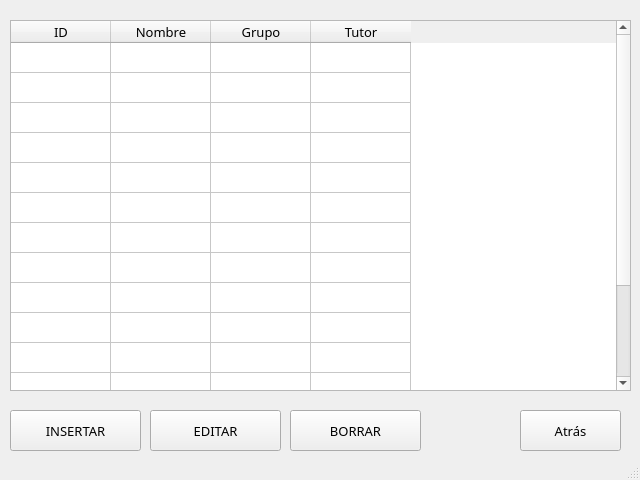
<?xml version="1.0" encoding="UTF-8"?>
<ui version="4.0">
 <class>AdministrarMaterias</class>
 <widget class="QMainWindow" name="AdministrarMaterias">
  <property name="geometry">
   <rect>
    <x>0</x>
    <y>0</y>
    <width>640</width>
    <height>480</height>
   </rect>
  </property>
  <property name="windowTitle">
   <string>Administración de Materias</string>
  </property>
  <widget class="QWidget" name="centralwidget">
   <widget class="QTableWidget" name="bdMat">
    <property name="geometry">
     <rect>
      <x>10</x>
      <y>20</y>
      <width>621</width>
      <height>371</height>
     </rect>
    </property>
    <property name="rowCount">
     <number>15</number>
    </property>
    <attribute name="verticalHeaderVisible">
     <bool>false</bool>
    </attribute>
    <row/>
    <row/>
    <row/>
    <row/>
    <row/>
    <row/>
    <row/>
    <row/>
    <row/>
    <row/>
    <row/>
    <row/>
    <row/>
    <row/>
    <row/>
    <column>
     <property name="text">
      <string>ID</string>
     </property>
     <property name="font">
      <font>
       <family>Arial Rounded MT Bold</family>
       <pointsize>10</pointsize>
      </font>
     </property>
     <property name="textAlignment">
      <set>AlignCenter</set>
     </property>
    </column>
    <column>
     <property name="text">
      <string>Nombre</string>
     </property>
     <property name="font">
      <font>
       <family>Arial Rounded MT Bold</family>
       <pointsize>10</pointsize>
      </font>
     </property>
     <property name="textAlignment">
      <set>AlignCenter</set>
     </property>
    </column>
    <column>
     <property name="text">
      <string>Grupo</string>
     </property>
     <property name="font">
      <font>
       <family>Arial Rounded MT Bold</family>
       <pointsize>10</pointsize>
      </font>
     </property>
     <property name="textAlignment">
      <set>AlignCenter</set>
     </property>
    </column>
    <column>
     <property name="text">
      <string>Tutor</string>
     </property>
     <property name="font">
      <font>
       <family>Arial Rounded MT Bold</family>
       <pointsize>10</pointsize>
      </font>
     </property>
     <property name="textAlignment">
      <set>AlignCenter</set>
     </property>
    </column>
   </widget>
   <widget class="QPushButton" name="borrar">
    <property name="geometry">
     <rect>
      <x>290</x>
      <y>410</y>
      <width>131</width>
      <height>41</height>
     </rect>
    </property>
    <property name="font">
     <font>
      <family>Arial Rounded MT Bold</family>
      <pointsize>10</pointsize>
      <weight>50</weight>
      <bold>false</bold>
     </font>
    </property>
    <property name="text">
     <string>BORRAR</string>
    </property>
    <property name="checkable">
     <bool>false</bool>
    </property>
    <property name="autoDefault">
     <bool>false</bool>
    </property>
    <property name="default">
     <bool>false</bool>
    </property>
    <property name="flat">
     <bool>false</bool>
    </property>
   </widget>
   <widget class="QPushButton" name="back">
    <property name="geometry">
     <rect>
      <x>520</x>
      <y>410</y>
      <width>101</width>
      <height>41</height>
     </rect>
    </property>
    <property name="font">
     <font>
      <family>Arial Rounded MT Bold</family>
      <pointsize>10</pointsize>
     </font>
    </property>
    <property name="text">
     <string>Atrás</string>
    </property>
   </widget>
   <widget class="QPushButton" name="editar">
    <property name="geometry">
     <rect>
      <x>150</x>
      <y>410</y>
      <width>131</width>
      <height>41</height>
     </rect>
    </property>
    <property name="font">
     <font>
      <family>Arial Rounded MT Bold</family>
      <pointsize>10</pointsize>
      <weight>50</weight>
      <bold>false</bold>
     </font>
    </property>
    <property name="text">
     <string>EDITAR</string>
    </property>
    <property name="checkable">
     <bool>false</bool>
    </property>
    <property name="autoDefault">
     <bool>false</bool>
    </property>
    <property name="default">
     <bool>false</bool>
    </property>
    <property name="flat">
     <bool>false</bool>
    </property>
   </widget>
   <widget class="QPushButton" name="insertar">
    <property name="geometry">
     <rect>
      <x>10</x>
      <y>410</y>
      <width>131</width>
      <height>41</height>
     </rect>
    </property>
    <property name="font">
     <font>
      <family>Arial Rounded MT Bold</family>
      <pointsize>10</pointsize>
      <weight>50</weight>
      <bold>false</bold>
     </font>
    </property>
    <property name="text">
     <string>INSERTAR</string>
    </property>
    <property name="checkable">
     <bool>false</bool>
    </property>
    <property name="autoDefault">
     <bool>false</bool>
    </property>
    <property name="default">
     <bool>false</bool>
    </property>
    <property name="flat">
     <bool>false</bool>
    </property>
   </widget>
  </widget>
  <widget class="QStatusBar" name="statusbar"/>
 </widget>
 <resources/>
 <connections/>
</ui>
